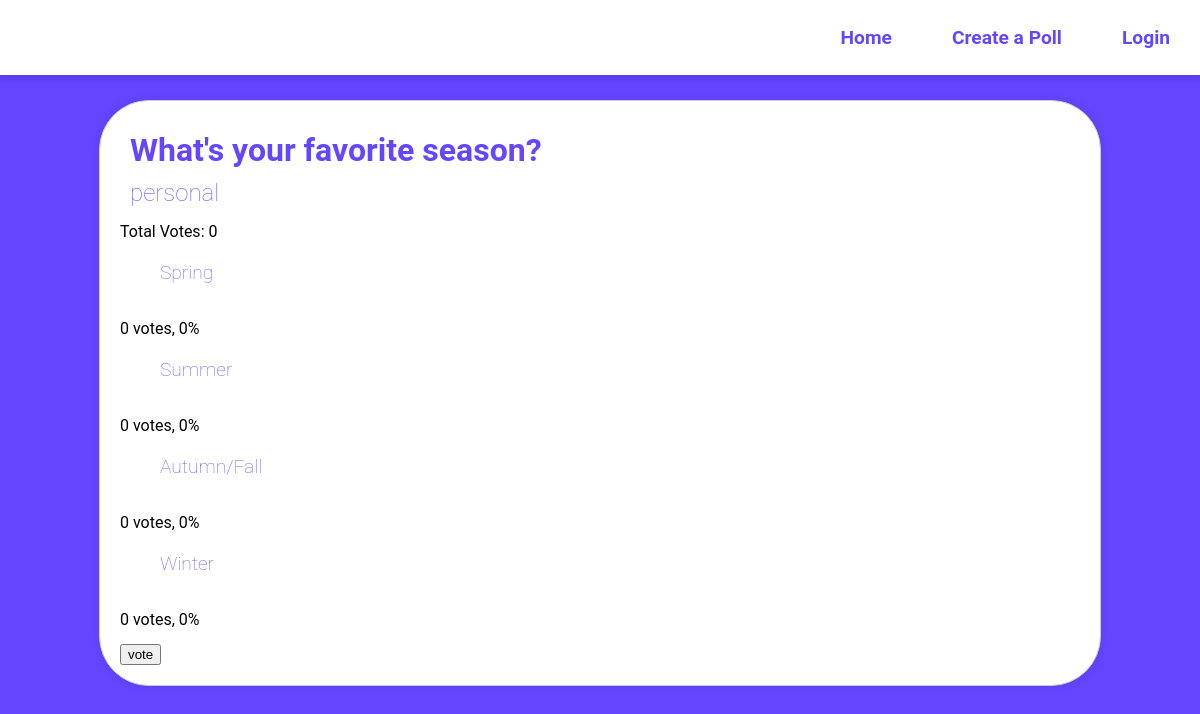
The app's page /Views/viewPoll.php?pollId=13 with its own data.
### tables this page shows
CREATE TABLE `polls` (
  `id` int(11) NOT NULL,
  `title` varchar(255) NOT NULL,
  `end_date` datetime DEFAULT NULL,
  `user_id` int(11) NOT NULL,
  `category` varchar(255) NOT NULL,
  `time_created` timestamp NOT NULL DEFAULT current_timestamp(),
  `time_updated` timestamp NOT NULL DEFAULT current_timestamp() ON UPDATE current_timestamp()
);

CREATE TABLE `options` (
  `id` int(11) NOT NULL,
  `option_text` varchar(255) NOT NULL,
  `poll_id` int(11) NOT NULL
);

### Models/Poll.php (called while the page is built, shortened)
<?php
require 'connection.php';
class Poll
{
    public $id;
    public static function find($id) {
        global $db;
        return $db->query('SELECT * FROM polls WHERE id = ' . $id)->fetchObject(self::class);
    }
    public function options() {
        global $db;
        return $db->query('SELECT * FROM options WHERE poll_id = ' . $this->id)->fetchAll(\PDO::FETCH_CLASS, Option::class);
    }
    public function votes() {
        global $db;
        return $db->query('SELECT * FROM votes WHERE poll_id = ' . $this->id)->rowCount();
    }
}

### Models/Option.php (called while the page is built, shortened)
<?php
class Option
{
    public $id;
    public function votes() {
        global $db;
        return $db->query('SELECT * FROM votes WHERE option_id = ' . $this->id)->rowCount();
    }
}

### Templates/openPoll.php (the view, shortened to what this page needs)
<?php
$pollId = $_GET['pollId'];
$poll = Poll::find($pollId);
echo "<div class='poll'>";
echo "<h2 class='title'>" . $poll->title . "</h2>";
echo "<h3 class='category'>" . $poll->category . "</h3>";
echo "<form action='../Controllers/vote.php' method='post'>";
$options = $poll->options();
$votes = $poll->votes();
echo "<p class='stats'>Total Votes: " . $votes . "</p>";
$votes = $votes > 0 ? $votes : 1;
foreach ($options as $option) {
    $optionVotes = $option->votes();
    $percent = round(($optionVotes) / ($votes) * 100);
    echo "<div class='option'>";
    echo "<label for='$option->id'>$option->option_text</label>";
    echo "<div>";
    echo "<p class='stats'>" . $optionVotes. " votes, ". $percent . "%</p>";
    echo "</div>";
}
echo "<input type='submit' value='vote'/>";
echo "</form>";
echo "</div>";

### Stylesheets/viewPoll.css (style rules this page uses)
body { font-family: 'Roboto', sans-serif; display: flex; height: 100vh; width: 100vw; background-color: rgba(45,0,255,0.73); margin: 0; }
.poll { width: 80%; height: fit-content; border: 1px solid #ccc; background-color: white; border-radius: 50px; padding: 20px; box-shadow: 0 0 10px rgba(0, 0, 0, 0.1); }
.poll h2 { font-size: 2rem; margin: 10px 0 5px 10px; color: rgba(45,0,255,0.73); }
.poll h3 { margin: 10px 0 15px 10px; font-size: 1.5rem; font-weight: lighter; color: rgba(45,0,255,0.65); }
p { margin: 0 0 15px; }
label { margin: 0 0 10px; padding: 10px 40px; border-radius: 40px; font-size: 1.2rem; font-weight: lighter; color: rgba(45,0,255,0.65); cursor: pointer; }
.option { margin-top: 20px; }

### records on screen
polls: title "What's your favorite season?", category "personal"
options: option_text "Spring", optionVotes "0", percent "0"
options: option_text "Summer", optionVotes "0", percent "0"
options: option_text "Autumn/Fall", optionVotes "0", percent "0"
options: option_text "Winter", optionVotes "0", percent "0"

### other values on screen
$votes "0"
